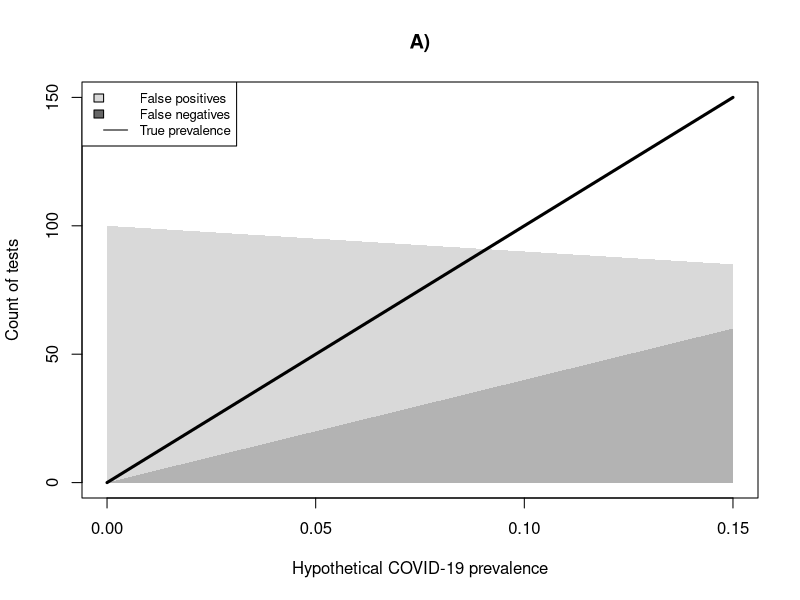
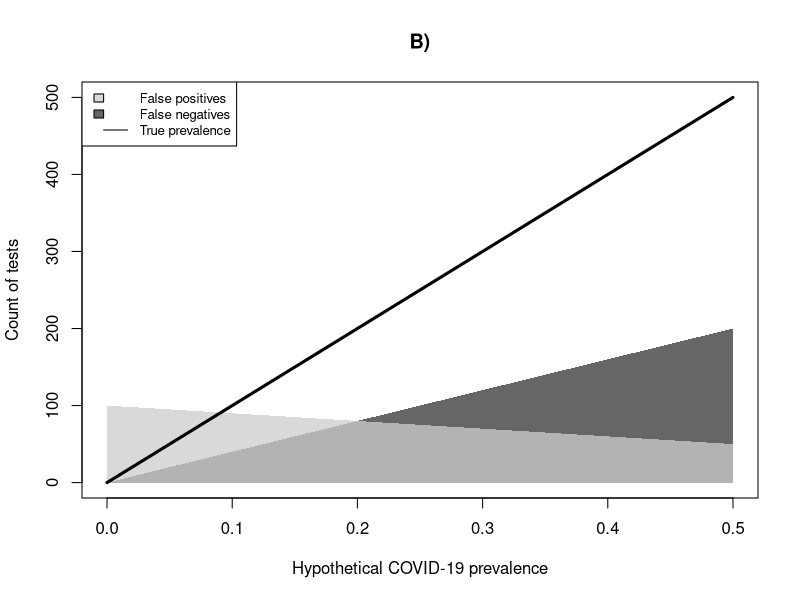

Source code (R) for these figures, in order:
#################
# Performance of testing in COVID-19
# Citation: Goldstein ND, Burstyn I. On the importance of early testing even when imperfect in a pandemic such as COVID-19. Manuscript in preparation.
# 3/17/20 -- Igor Burstyn and Neal Goldstein
#################

#define parameter ranges
sn_pcr = seq(0.6, 1.00, by=0.01)
sp_pcr = seq(0.9, 1.00, by=0.01)

pop = 1000 #population size
prev = seq(0, 0.5, by=0.05)  #COVID-19 prevalance

fn_hi = NA
fn_lo = NA
fp_hi = NA
fp_lo = NA

#tp = NA 
#tn = NA

for (i in 1:length(prev))
{
  true_pos = prev[i] * pop
  true_neg = (1-prev[i]) * pop
  test_pos_true_pos = round(sn_pcr * true_pos)
  test_neg_true_pos = true_pos - test_pos_true_pos
  test_neg_true_neg = round(sp_pcr * true_neg)
  test_pos_true_neg = true_neg - test_neg_true_neg
  
  fn_hi = c(na.omit(fn_hi), max(test_neg_true_pos))
  fn_lo = c(na.omit(fn_lo), min(test_neg_true_pos))
  fp_hi = c(na.omit(fp_hi), max(test_pos_true_neg))
  fp_lo = c(na.omit(fp_lo), min(test_pos_true_neg))
}
rm(i)

#for a given value of SN, SP
# true_pos = prev * pop
# true_neg = (1-prev) * pop
# test_pos_true_pos = round(sn_pcr * true_pos)
# test_neg_true_pos = true_pos - test_pos_true_pos
# test_neg_true_neg = round(sp_pcr * true_neg)
# test_pos_true_neg = true_neg - test_neg_true_neg

plot(x=prev[1:4], y=fn_hi[1:4], type="n", ylim=c(0,150), xlab="Hypothetical COVID-19 prevalence", ylab="Count of tests", main="A)")
polygon(x=c(min(prev[1:4]),max(prev[1:4]),max(prev[1:4]),min(prev[1:4])), y=c(min(fn_hi[1:4]),max(fn_hi[1:4]),max(fn_lo[1:4]),min(fn_lo[1:4])), col=rgb(red=0.2,blue=0.2,green=0.2,alpha=0.75), border="NA")
polygon(x=c(min(prev[1:4]),max(prev[1:4]),max(prev[1:4]),min(prev[1:4])), y=c(max(fp_hi[1:4]),min(fp_hi[1:4]),min(fp_lo[1:4]),max(fp_lo[1:4])), col=rgb(red=0.8,blue=0.8,green=0.8,alpha=0.75), border="NA")
lines(x=prev[1:4], y=prev[1:4] * pop, lwd=3)
legend("topleft", legend=c("False positives","False negatives","True prevalence"), fill=c(rgb(red=0.8,blue=0.8,green=0.8,alpha=0.75),rgb(red=0.2,blue=0.2,green=0.2,alpha=.75),NA), border=c("black","black","white"), lty=c(NA,NA,1), cex=0.8)

plot(x=prev, y=fn_hi, type="n", ylim=c(0,pop/2), xlab="Hypothetical COVID-19 prevalence", ylab="Count of tests", main="B)")
polygon(x=c(min(prev),max(prev),max(prev),min(prev)), y=c(min(fn_hi),max(fn_hi),max(fn_lo),min(fn_lo)), col=rgb(red=0.2,blue=0.2,green=0.2,alpha=0.75), border="NA")
polygon(x=c(min(prev),max(prev),max(prev),min(prev)), y=c(max(fp_hi),min(fp_hi),min(fp_lo),max(fp_lo)), col=rgb(red=0.8,blue=0.8,green=0.8,alpha=0.75), border="NA")
lines(x=prev, y=prev * pop, lwd=3)
legend("topleft", legend=c("False positives","False negatives","True prevalence"), fill=c(rgb(red=0.8,blue=0.8,green=0.8,alpha=0.75),rgb(red=0.2,blue=0.2,green=0.2,alpha=.75),NA), border=c("black","black","white"), lty=c(NA,NA,1), cex=0.8)

#5% prevalence
i=2
true_pos = prev[i] * pop
true_neg = (1-prev[i]) * pop
test_pos_true_pos = round(sn_pcr * true_pos)
test_neg_true_pos = true_pos - test_pos_true_pos
test_neg_true_neg = round(sp_pcr * true_neg)
test_pos_true_neg = true_neg - test_neg_true_neg

range(test_neg_true_pos) #fn
range(test_pos_true_neg) #fp

#25% prevalence
i=6
true_pos = prev[i] * pop
true_neg = (1-prev[i]) * pop
test_pos_true_pos = round(sn_pcr * true_pos)
test_neg_true_pos = true_pos - test_pos_true_pos
test_neg_true_neg = round(sp_pcr * true_neg)
test_pos_true_neg = true_neg - test_neg_true_neg

range(test_neg_true_pos) #fn
range(test_pos_true_neg) #fp


